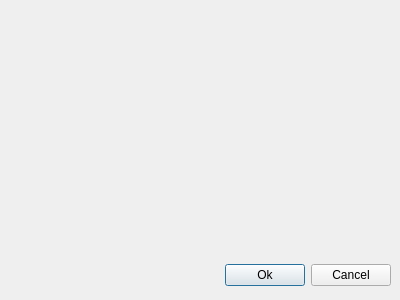
<?xml version="1.0" encoding="UTF-8"?>
<ui version="4.0">
 <class>Dialog</class>
 <widget class="QDialog" name="Dialog">
  <property name="geometry">
   <rect>
    <x>0</x>
    <y>0</y>
    <width>400</width>
    <height>300</height>
   </rect>
  </property>
  <property name="windowTitle">
   <string>Dialog</string>
  </property>
  <widget class="QWidget" name="horizontalLayoutWidget">
   <property name="geometry">
    <rect>
     <x>10</x>
     <y>260</y>
     <width>381</width>
     <height>31</height>
    </rect>
   </property>
   <layout class="QHBoxLayout" name="horizontalLayout">
    <item>
     <spacer name="horizontalSpacer">
      <property name="orientation">
       <enum>Qt::Horizontal</enum>
      </property>
      <property name="sizeHint" stdset="0">
       <size>
        <width>40</width>
        <height>20</height>
       </size>
      </property>
     </spacer>
    </item>
    <item>
     <widget class="QPushButton" name="OkButton">
      <property name="sizePolicy">
       <sizepolicy hsizetype="Maximum" vsizetype="Fixed">
        <horstretch>0</horstretch>
        <verstretch>0</verstretch>
       </sizepolicy>
      </property>
      <property name="layoutDirection">
       <enum>Qt::RightToLeft</enum>
      </property>
      <property name="text">
       <string>Ok</string>
      </property>
     </widget>
    </item>
    <item>
     <widget class="QPushButton" name="CancelButton">
      <property name="sizePolicy">
       <sizepolicy hsizetype="Fixed" vsizetype="Fixed">
        <horstretch>0</horstretch>
        <verstretch>0</verstretch>
       </sizepolicy>
      </property>
      <property name="layoutDirection">
       <enum>Qt::RightToLeft</enum>
      </property>
      <property name="text">
       <string>Cancel</string>
      </property>
     </widget>
    </item>
   </layout>
  </widget>
 </widget>
 <resources/>
 <connections/>
</ui>
